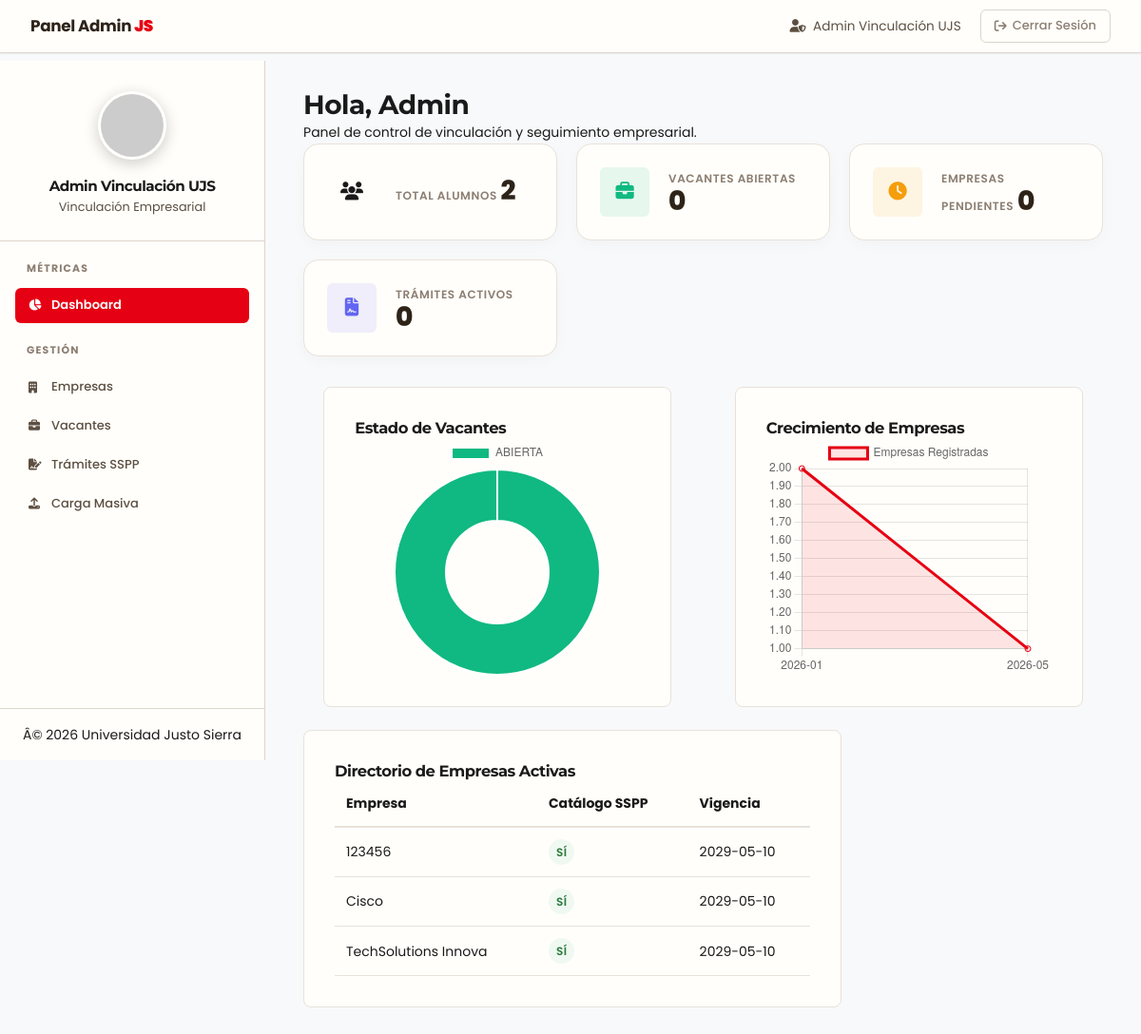
/admin/empresas/dashboard.php (signed in), run on an earlier commit of the app's database.
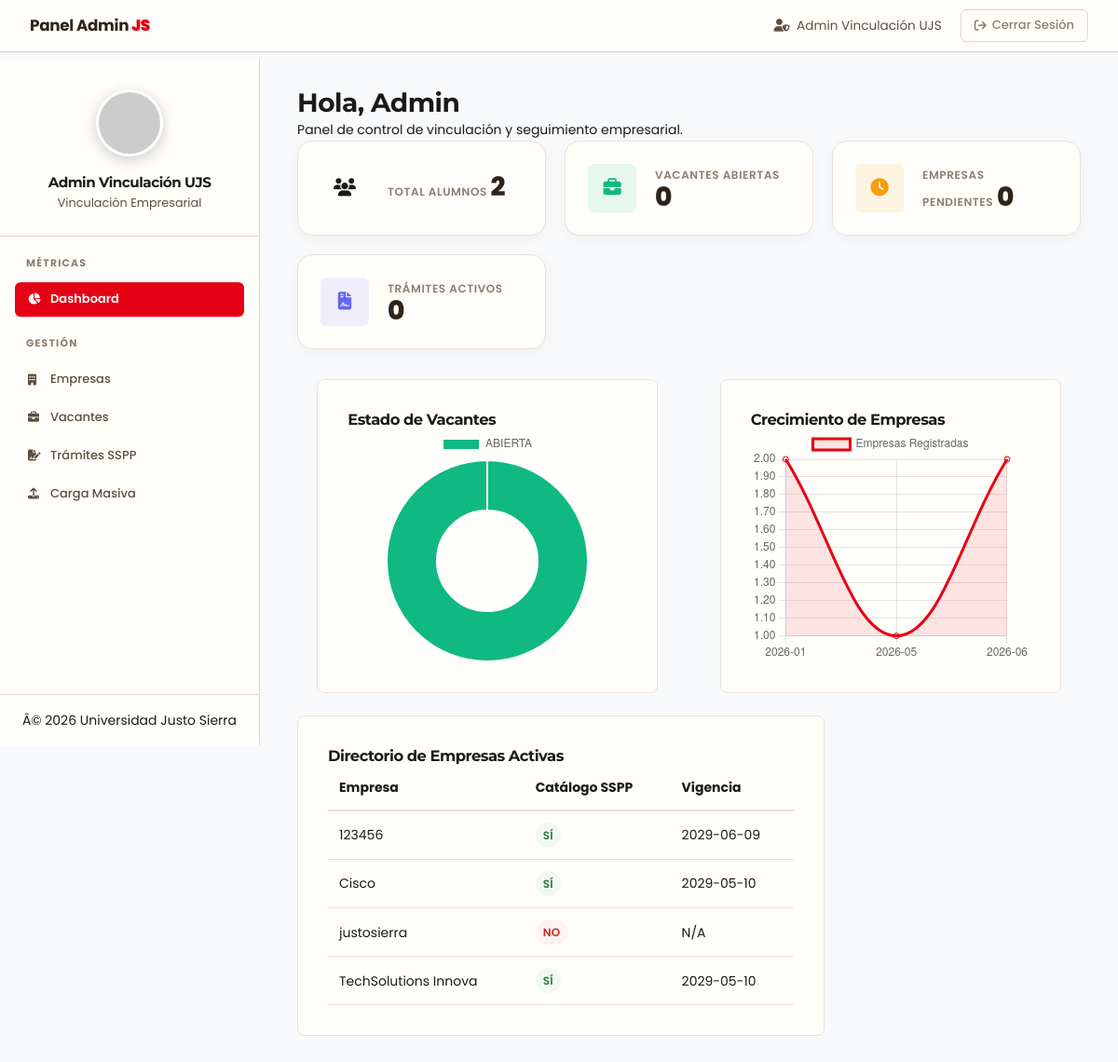
And on a later commit of the database.
### tables this page shows
CREATE TABLE `empresas` (
  `id_empresa` int(11) NOT NULL,
  `nombre_empresa` varchar(255) NOT NULL,
  `carreras_afines` text DEFAULT NULL,
  `email_contacto` varchar(255) NOT NULL,
  `password` varchar(255) NOT NULL,
  `rfc` varchar(13) DEFAULT NULL,
  `descripcion` text DEFAULT NULL,
  `sitio_web` varchar(255) DEFAULT NULL,
  `logo_url` varchar(255) DEFAULT NULL,
  `estado_validacion` enum('pendiente','aprobada','rechazada') DEFAULT 'pendiente',
  `fecha_registro` timestamp NOT NULL DEFAULT current_timestamp(),
  `es_catalogo_sspp` tinyint(1) DEFAULT 0,
  `vigencia_sspp` date DEFAULT NULL,
  `banner_url` varchar(255) DEFAULT NULL,
  `notas_internas` text DEFAULT NULL
);

### admin/controllers/EmpresasDashboardController.php (called while the page is built, shortened)
<?php
require_once __DIR__ . '/../models/EmpresaModel.php';
class EmpresasDashboardController {
    private $conexion;
    public function __construct(PDO $conexion) {
        $this->conexion = $conexion;
    }
    public function index() {
        $nombre_admin = $_SESSION['nombre_admin'] ?? 'Admin Vinculación';
        $empresaModel = new EmpresaModel($this->conexion);
        $saludo = "Hola";
        $empresas_activas = $empresaModel->getActivas();
        $vacantesDataRaw = $empresaModel->getDatosGraficoVacantes();
        $vacantesJson = json_encode(array_map(function($v) {
            return [
                'estado' => $v['estado'] ?? 'abierta',
                'total' => $v['total'] ?? 0
            ];
        }, $vacantesDataRaw));
        $crecimientoDataRaw = $empresaModel->getDatosGraficoCrecimientoEmpresas();
        $empresasJson = json_encode(array_map(function($c) {
            return [
                'mes' => $c['mes'] ?? 'N/A',
                'total' => $c['total'] ?? 0
            ];
        }, $crecimientoDataRaw));
        require_once __DIR__ . '/../views/empresas/dashboard.php';
    }
}

### admin/empresas/dashboard.php (called while the page is built)
<?php
require_once '../../config/conexion.php';
require_once '../controllers/EmpresasDashboardController.php';
$controller = new EmpresasDashboardController($conexion);
$controller->index();

### admin/models/EmpresaModel.php (called while the page is built, shortened)
<?php
class EmpresaModel {
    private $conexion;
    public function __construct(PDO $conexion) {
        $this->conexion = $conexion;
    }
    public function getDatosGraficoVacantes() {
        return $this->conexion->query("SELECT estado, COUNT(*) as total FROM vacantes GROUP BY estado")->fetchAll(PDO::FETCH_ASSOC);
    }
    public function getDatosGraficoCrecimientoEmpresas() {
        return $this->conexion->query("
            SELECT DATE_FORMAT(fecha_registro, '%Y-%m') as mes, COUNT(*) as total
            FROM empresas
            WHERE fecha_registro >= DATE_SUB(CURDATE(), INTERVAL 6 MONTH)
            GROUP BY mes
            ORDER BY mes ASC
        ")->fetchAll(PDO::FETCH_ASSOC);
    }
    public function getActivas() {
        return $this->conexion->query("SELECT id_empresa, nombre_empresa, email_contacto, es_catalogo_sspp, vigencia_sspp FROM empresas WHERE estado_validacion = 'aprobada' ORDER BY nombre_empresa ASC")->fetchAll(PDO::FETCH_ASSOC);
    }
}

### admin/views/empresas/dashboard.php (the view, shortened to what the changed rows need)
<!DOCTYPE html>
<html lang="es">
<head>
    <link rel="stylesheet" href="../../assets/css/companies_premium.css">
    <link rel="stylesheet" href="../../assets/css/index.css">
    <link rel="stylesheet" href="https://cdnjs.cloudflare.com/ajax/libs/font-awesome/6.5.1/css/all.min.css">
</head>
<body>
    <div class="dashboard-grid">
        <main class="main-content">
            <header class="dashboard-header animate-slide-up">
                <h1><?php echo $saludo; ?>, <span><?php echo htmlspecialchars(explode(' ', $nombre_admin)[0]); ?></span></h1>
            </header>
            <div style="display: grid; grid-template-columns: 1fr 1fr; gap: 24px; margin-bottom: 24px;">
                <div class="premium-form-card">
                    <div style="position: relative; height: 250px; width: 100%;">
                        <canvas id="empresasChart"></canvas>
                    </div>
                </div>
            </div>
            <div class="content-columns">
                <div class="premium-form-card">
                    <?php if (empty($empresas_activas)): ?>
                        <div class="empty-state">
                            <i class="fas fa-building"></i>
                            <p>No hay empresas en el padrÃ³n actualmente.</p>
                        </div>
                    <?php else: ?>
                        <div style="overflow-x: auto; width: 100%;">
                            <table style="width: 100%; border-collapse: collapse; min-width: 500px;">
                                <thead>
                                    <tr>
                                        <th style="padding: 12px; text-align: left; border-bottom: 2px solid var(--border-light);">Empresa</th>
                                        <th style="padding: 12px; text-align: left; border-bottom: 2px solid var(--border-light);">Catálogo SSPP</th>
                                        <th style="padding: 12px; text-align: left; border-bottom: 2px solid var(--border-light);">Vigencia</th>
                                    </tr>
                                </thead>
                                <tbody>
                                    <?php foreach($empresas_activas as $emp): ?>
                                    <tr>
                                        <td style="padding: 12px; border-bottom: 1px solid var(--border-light);"><?php echo htmlspecialchars($emp['nombre_empresa']); ?></td>
                                        <td style="padding: 12px; border-bottom: 1px solid var(--border-light);">
                                            <?php if ($emp['es_catalogo_sspp']): ?>
                                                <span class="status-pill aprobada" style="padding: 4px 8px; font-size: 0.75rem;">Sí</span>
                                            <?php else: ?>
                                                <span class="status-pill rechazada" style="padding: 4px 8px; font-size: 0.75rem;">No</span>
                                            <?php endif; ?>
                                        </td>
                                        <td style="padding: 12px; border-bottom: 1px solid var(--border-light);"><?php echo htmlspecialchars($emp['vigencia_sspp'] ?? 'N/A'); ?></td>
                                    </tr>
                                    <?php endforeach; ?>
                                </tbody>
                            </table>
                        </div>
                    <?php endif; ?>
                </div>
            </div>
        </main>
    </div>
    <script>
        const vacData = <?php echo $vacantesJson; ?>;
        const empData = <?php echo $empresasJson; ?>;
        if (vacData.length > 0) {
            new Chart(document.getElementById('vacantesChart'), {
                type: 'doughnut',
                data: {
                    labels: vacData.map(v => v.estado.toUpperCase()),
                    datasets: [{
                        data: vacData.map(v => v.total),
                        backgroundColor: ['#10B981', '#F59E0B', '#EF4444']
                    }]
                },
                options: { responsive: true, maintainAspectRatio: false }
            });
        }
        if (empData.length > 0) {
            new Chart(document.getElementById('empresasChart'), {
                type: 'line',
                data: {
                    labels: empData.map(e => e.mes),
                    datasets: [{
                        label: 'Empresas Registradas',
                        data: empData.map(e => e.total),
                        borderColor: '#E60013',
                        backgroundColor: 'rgba(230,0,19,0.1)',
                        fill: true,
                        tension: 0.4
                    }]
                },
                options: { responsive: true, maintainAspectRatio: false }
            });
        }
    </script>
</body>
</html>

What changed in the data, as far as the page shows it:
changed empresas (number 1 of 4 on the later page): vigencia_sspp "2029-05-10" → "2029-06-09"
added empresas: nombre_empresa "justosierra", es_catalogo_sspp "NO", vigencia_sspp "N/A"
Also different on the page:
chart data {{ $empresasJson }}: [{"mes":"2026-01","total":2},{"mes":"2026-05","total":1}] → [{"mes":"2026-01","total":2},{"mes":"2026-05","total":1},{"mes":"2026-06","total":2}]
